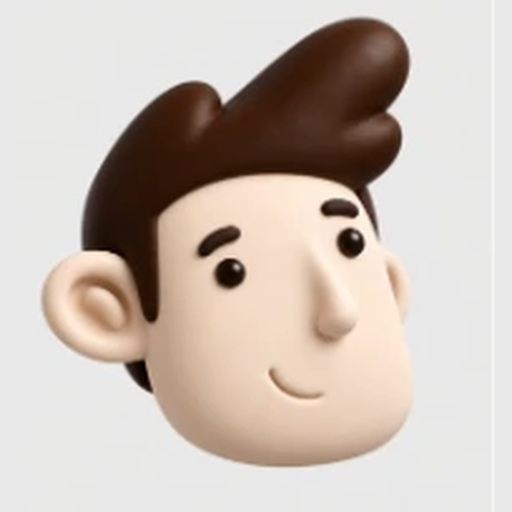
#> input picture tools/face-styles/ref/clay-input-1024.png, 1024 x 1024 px, given in place of felt.png, which was not available (shown at 1/2 size)
$ python feltdiff.py ../../../face-styles/ref/clay-input-1024.png out.png
#> lines starting #> are read from the running program, lines starting #| are printed output that depends on the picture; pictures that were not available may be replaced by others from this repository, and a replacement may not be noted
# feltdiff.py CANVAS.png OUT.png : the site's felt layers (the backdrop plate, then our canvas)
# vs the felt tile. Scored at the tile's own size (382 x 408) and at the canvas size
# (802 x 862); "head" = the tile's skin, hair, eyes and brows; "all" = every pixel.
import sys, json
import numpy as np
from PIL import Image
tile = Image.open("felt.png").convert("RGB")
#> tile is the input picture: PIL image 1024x1024 RGB; mean R, G, B 201.7, 189.9, 181.5
im = Image.open(sys.argv[1]).convert("RGBA")
if im.size != (802, 862):
    im = im.resize((802, 862), Image.LANCZOS)
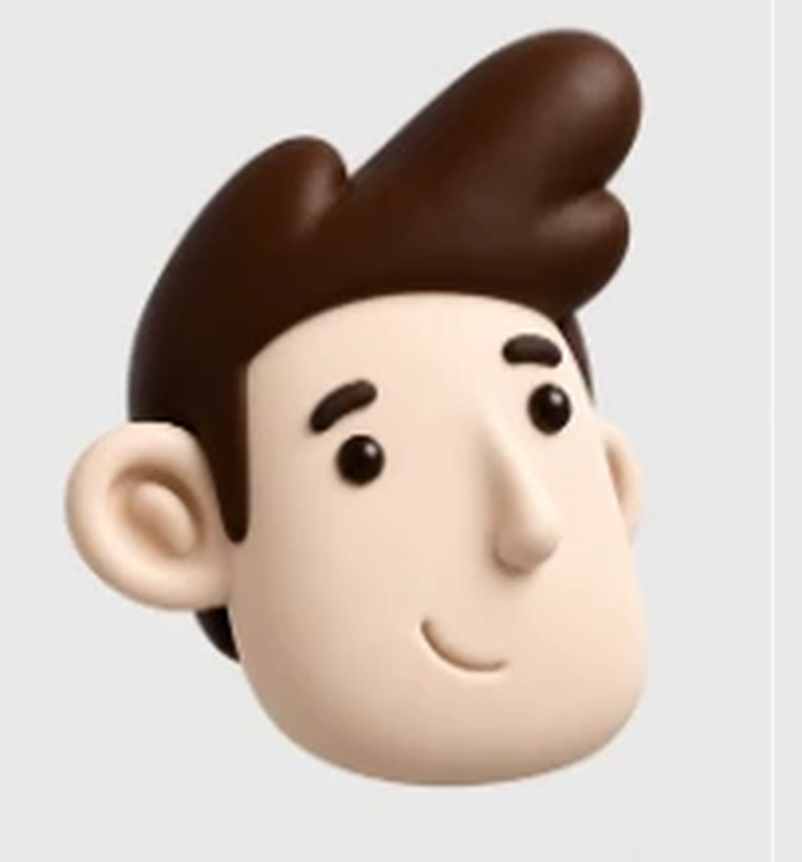
#> im: PIL image 802x862 RGBA; mean R, G, B, A 201.7, 189.9, 181.5, 255
comp = Image.open("felt-back.webp").convert("RGBA")
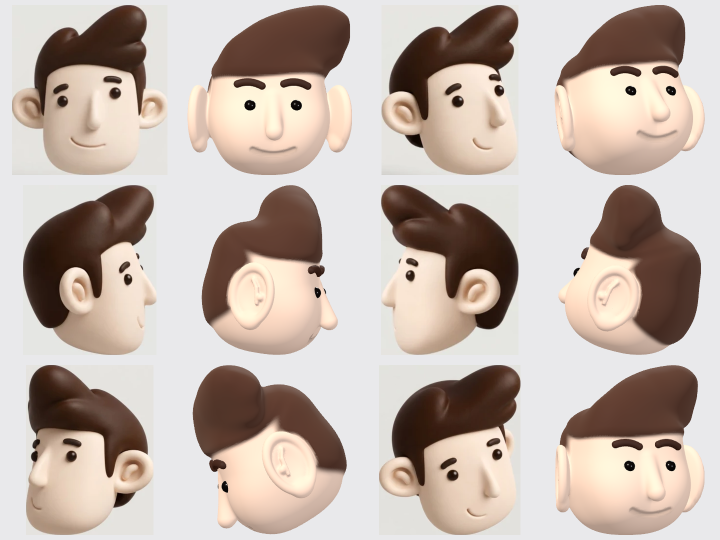
#> input picture tools/face3d/claudefit/latest-compare.png, 1440 x 1080 px, given in place of felt-back.webp, which was not available (shown at 1/2 size)
comp.alpha_composite(im)
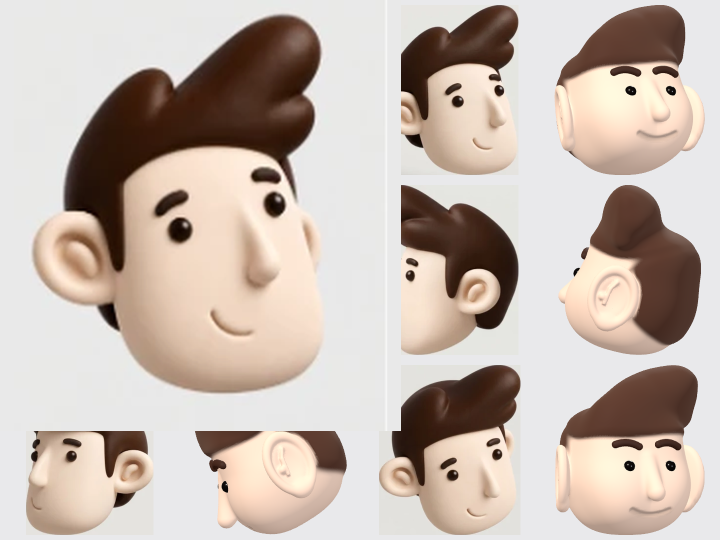
#> comp: PIL image 1440x1080 RGBA (shown at 1/2 size); mean R, G, B, A 198.3, 184.8, 175.7, 255
comp = comp.convert("RGB")
#> comp: PIL image 1440x1080 RGB
r = {}
#> (the run stopped early here; a loop or call above may not have finished)
